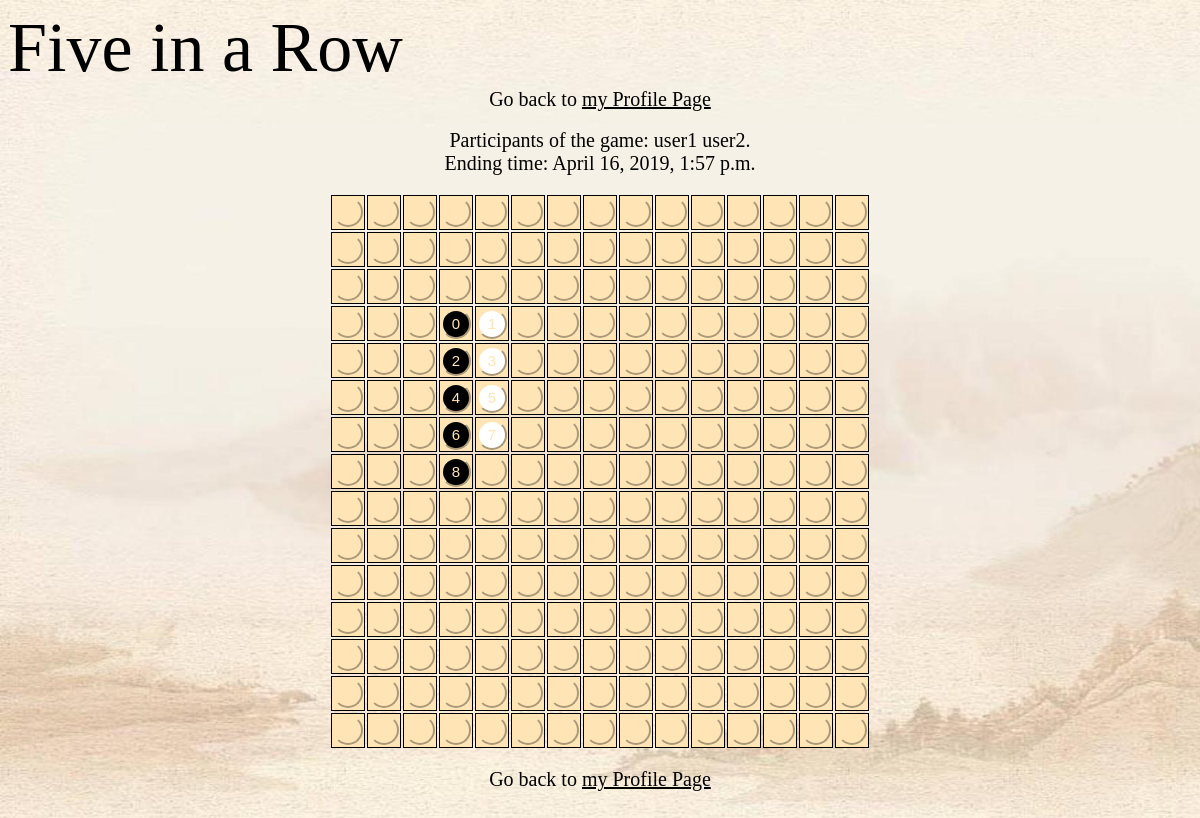
Screenshot of /OnlineFiveinaRow/rebuildgame/2 with the database file from the repository.
### OnlineFiveinaRow/models.py (models this page shows)
class Profile(models.Model):
	username     = models.CharField(max_length = 20)
	picture      = models.FileField(blank=True, upload_to='static/images/')
	content_type = models.CharField(max_length=50)
	game_sum     = models.IntegerField()
	win_sum      = models.IntegerField()
	game_records = models.ManyToManyField(Gamerecord, blank=True)

class Gamerecord(models.Model):
	process_record   = models.CharField(max_length=800)
	ending_time      = models.DateTimeField(auto_now_add=True)

### OnlineFiveinaRow/views.py (the view)
# urls.py: path('rebuildgame/<int:id>',views.rebuild_game,name='rebuildgame'),
def rebuild_game(request,id):
    re_game_record=Gamerecord.objects.get(id=id)
    time = re_game_record.ending_time
    participant_a=re_game_record.profile_set.all()[0].username
    participant_b=re_game_record.profile_set.all()[1].username
    print(re_game_record.process_record)
    record_array=re_game_record.process_record.split(" ")
    record_array_temp=record_array
    record_array_temp.pop()
    counter=0
    while counter<len(record_array_temp):
        record_array_temp[counter]=int(record_array[counter])
        counter=counter+1
    context={'record_array':json.dumps(record_array_temp), 'p_a':participant_a,'p_b':participant_b, 'time':time}
    return render(request,'OnlineFiveinaRow/gamerebuilding.html',context)

### OnlineFiveinaRow/templates/OnlineFiveinaRow/gamerebuilding.html (shortened to what this page needs)
{% extends "OnlineFiveinaRow/base_game.html" %}
{% block content %}
   <div class="desc_char">Go back to <a href="{% url 'profile_me' %}">my Profile Page</a></div>
   <br>
	<div class="desc_char">Participants of the game: {{p_a}}     {{p_b}}.</div>
   <div class="desc_char">Ending time: {{time}}</div>
   <br>
   <br>
   <div class="desc_char">Go back to <a href="{% url 'profile_me' %}">my Profile Page</a></div>
   <br><br>
{% endblock %}

### OnlineFiveinaRow/static/OnlineFiveinaRow/OnlineFiveinaRow.css (style rules this page uses)
.desc_char { font-size:20px; color:black; }
a { color:black; }
.game { background-image:url(../images/game_background.jpg); background-repeat:no-repeat; background-size: cover; -webkit-background-size: cover; background-attachment: fixed; height: 100%; width:100%; }

### rows the page displays
Profile: username "user1"
Profile: username "user2"
Gamerecord: ending_time "April 16, 2019, 1:57 p.m."
